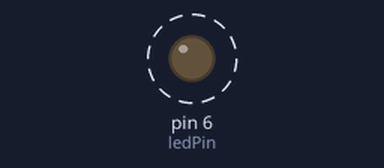
Simulated run of this sketch. Board: Arduino Uno, built with avr-gcc and run on an emulated ATmega328P. Shown: output pins drawn as LEDs (lit = HIGH). Dashed ring = blinking.

Above: at 0.15 s.
Timing chart, 0 to 3.0 s (numbered marks = the images above):
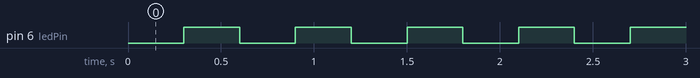

Measured:
- by itself, pin 6 (ledPin): alternates HIGH for 0.30 s and LOW for 0.30 s

The sketch:

LED.ino
```cpp
//www.elegoo.com
//2016.12.08

int ledPin = 6;


void setup()
{
  pinMode(ledPin, OUTPUT);
}

void loop()
{
    delay(300);
    digitalWrite(ledPin, HIGH);
    delay(300);
    digitalWrite(ledPin, LOW);
}
```
